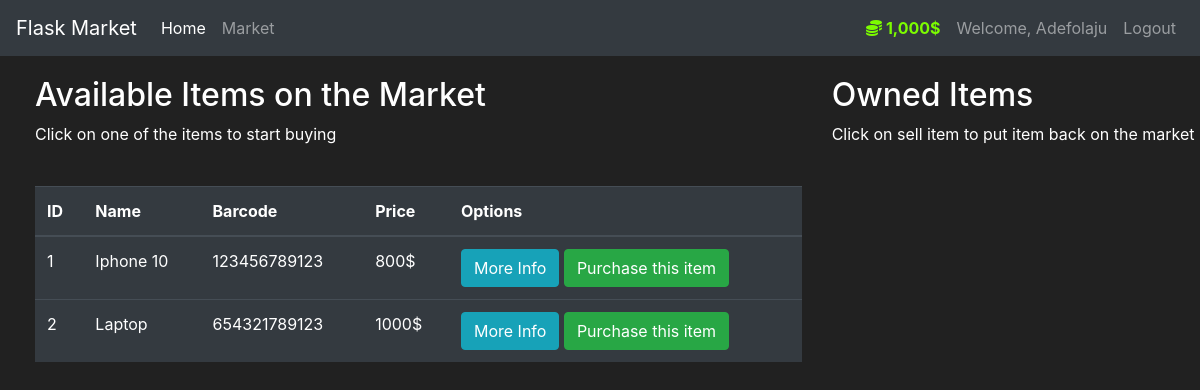
The app's page /market (signed in), older data.
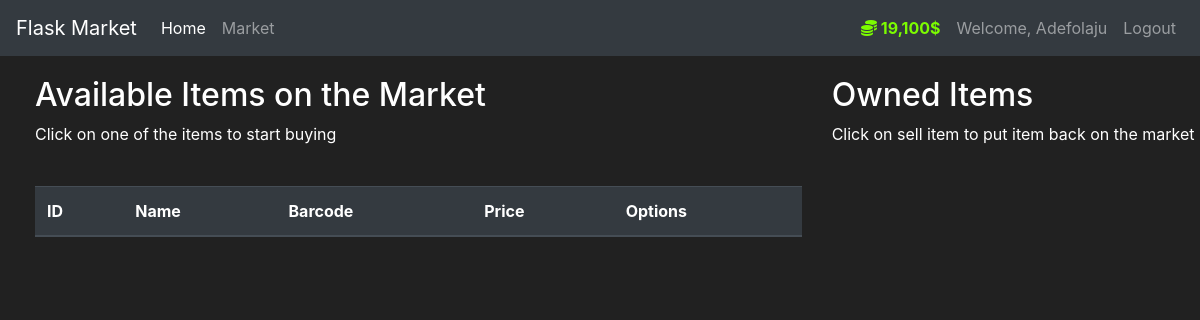
The same page, newer data.
### market/models.py (models this page shows, shortened)
class User(Base, UserMixin):
    __tablename__ = 'users'
    id = Column(Integer(), primary_key=True)
    username = Column(String(30), nullable=False, unique=True)
    email = Column(String(50), nullable=False, unique=True)
    password = Column(String(60), nullable=False)
    budget = Column(Integer(), nullable=False, default=1000)
    items = orm.relationship('Item', backref='owned_user', lazy=True)
    @property
    def prettier_budget(self):
        if len(str(self.budget)) >= 4:
            return f'{str(self.budget)[:-3]},{str(self.budget)[-3:]}$'
        else:
            return f'{self.budget}$'

class Item(Base):
    __tablename__ = 'items'
    id = Column(Integer(), primary_key=True)
    name = Column(String(30), nullable=False, unique=True)
    price = Column(Integer(), nullable=False)
    barcode = Column(String(12), nullable=False, unique=True)
    description = Column(String(1024), nullable=False, unique=True)
    owner = Column(Integer(), ForeignKey('users.id'))

### market/routes.py (the view, shortened to what this page needs)
@app.route('/market', methods=['GET', 'POST'])
@login_required
def market_page():
    purchase_form = PurchaseItemForm()
    if request.method == "GET":
        items = Item.query.filter_by(owner=None)
        return render_template('market.html', items=items, purchase_form=purchase_form)

### market/__init__.py (called while the page is built)
@app.teardown_appcontext
def shutdown_session(exception=None):
    db_session.remove()

### market/models.py (called while the page is built)
@login_manager.user_loader
def load_user(user_id):
    return User.query.get(int(user_id))

### market/templates/market.html (shortened to what this page needs)
{% extends 'base.html' %}
{% block content %}
<div class="row" style="margin-top: 20px; margin-left: 20px">
	<div class="col-8">
		<h2>Available Items on the Market</h2>
		<p>Click on one of the items to start buying</p>
		<br>
    	<table class="table table-hover table-dark">
      		<thead>
        		<tr>
					<th scope="col">ID</th>
					<th scope="col">Name</th>
					<th scope="col">Barcode</th>
					<th scope="col">Price</th>
					<th scope="col">Options</th>
        		</tr>
      		</thead>
      		<tbody>
        		{% for item in items %}
        		<tr>
					<td>{{ item.id }}</td>
					<td>{{ item.name }}</td>
					<td>{{ item.barcode }}</td>
					<td>{{ item.price }}$</td>
					<td>
						<button class="btn btn-outline btn-info" data-toggle="modal" data-target="#Modal-MoreInfo-{{ item.id }}">More Info</button>
						<button class="btn btn-outline btn-success" data-toggle="modal" data-target="#Modal-PurchaseConfirm-{{ item.id }}">
							Purchase this item
						</button>
					</td>
    			</tr>
       			{% endfor %}
        	</tbody>
    	</table>
  	</div>
  	<div class="col-4">
		<h2>Owned Items</h2>
		<p>Click on sell item to put item back on the market</p>
		<br>
	</div>
</div>
{% endblock %}

### market/templates/base.html (shortened to what this page needs)
<!DOCTYPE html>
<html lang="en">
  <head>
    <link
      rel="stylesheet"
      href="https://cdn.jsdelivr.net/npm/bootstrap@4.5.3/dist/css/bootstrap.min.css"
    />
  </head>
  <body>
    <nav class="navbar navbar-expand-md navbar-dark bg-dark">
      <a class="navbar-brand" href="#">Flask Market</a>
      <div class="collapse navbar-collapse" id="navbarNav">
        <ul class="navbar-nav mr-auto">
          <li class="nav-item active">
            <a class="nav-link" href="{{ url_for('home_page') }}">Home <span class="sr-only">(current)</span></a>
          </li>
          <li class="nav-item">
            <a class="nav-link" href="{{ url_for('market_page') }}">Market</a>
          </li>
        </ul>
        {% if current_user.is_authenticated %}
          <ul class="navbar-nav">
            <li class="nav-item">
              <a class="nav-link" style="color: lawngreen; font-weight: bold;">
                <i class="fas fa-coins"></i>
                {{ current_user.prettier_budget }}
              </a>
            </li>
            <li class="nav-item">
              <a class="nav-link">Welcome, {{ current_user.username }}</a>
            </li>
            <li class="nav-item">
              <a class="nav-link" href="{{ url_for('logout_page') }}">Logout</a>
            </li>
          </ul>
        {% endif %}
      </div>
    </nav>
    {% block content %} {% endblock %}
  </body>
</html>

### market/templates/base.html (style rules this page uses)
body { background-color: #212121; color: white; }

Row changes from the older to the newer data that the page shows:
no longer on this page (row edited): Item: id "1", name "Iphone 10", barcode "123456789123", price "800"
no longer on this page (row edited): Item: id "2", name "Laptop", barcode "654321789123", price "1000"
changed User "Adefolaju": prettier_budget "1,000$" → "19,100$"
